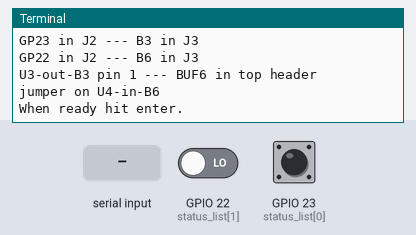
A program run on a simulated Raspberry Pi (BCM pin numbers). Shown: the last lines printed to the terminal. Inputs (shaded band) come from the test bench; at power-on: GPIO 22 (status_list[1]) LOW, GPIO 23 (status_list[0]) HIGH.

Above: at 1.2 s.
1.3 s: "1" typed at the terminal, then Enter
At 2.0 s:
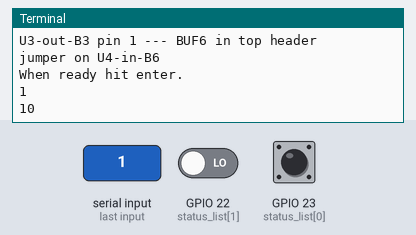
2.8 s: GPIO 22 (status_list[1]) driven HIGH
At 3.1 s:
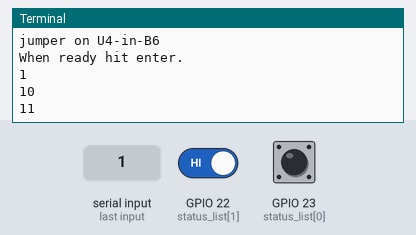
4.3 s: GPIO 23 (status_list[0]) pulled LOW for 0.15 s
At 5.0 s:
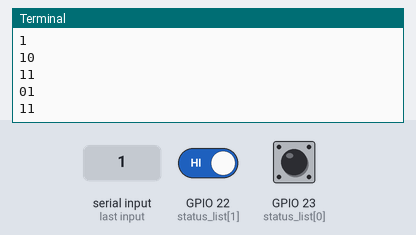
Timing chart, 0 to 7.3 s (numbered marks = the images above; inputs shaded):
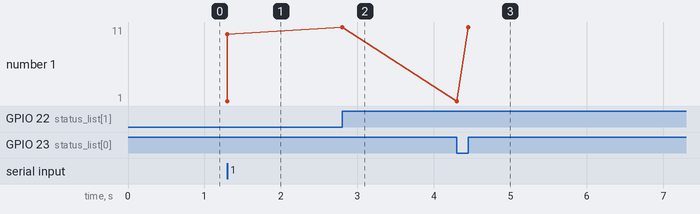

Measured:
- after the input at 1.3 s, the terminal: prints a new line at once (image 1)
- after the input at 2.8 s, the terminal: prints a new line at once (image 2)
- after the input at 4.3 s, the terminal: prints a new line at once (image 3)
- plotted number 1: 10 → 11 after the input at 2.8 s

The program:

butled-wp.py
```python
#!/usr/bin/env python2.7
# Python 2.7 version by Alex Eames of http://RasPi.TV
# functionally equivalent to the Gertboard butled test
# by Gert Jan van Loo & Myra VanInwegen
# Use at your own risk - I'm pretty sure the code is harmless,
# but check it yourself.
import wiringpi

wiringpi.wiringPiSetupGpio()                # initialise wiringpi
wiringpi.pinMode(22, 0)                     # set up ports for input
wiringpi.pinMode(24, 0)
wiringpi.pullUpDnControl(23, wiringpi.PUD_UP)   # set port 23 pull-up

def reset_ports():                      # resets the ports for a safe exit
    wiringpi.pinMode(22,0)              # set ports to input mode
    wiringpi.pinMode(24,0)

print "These are the connections you must make on the Gertboard for this test:"
print "GP23 in J2 --- B3 in J3"
print "GP22 in J2 --- B6 in J3"
print "U3-out-B3 pin 1 --- BUF6 in top header"
print "jumper on U4-in-B6"
raw_input("When ready hit enter.\n")

button_press = 0                          # set intial values for variables
previous_status = ''

try:
    while button_press < 20:  # read inputs constantly until 19 changes are made
        status_list = [wiringpi.digitalRead(23), wiringpi.digitalRead(22)]
        for i in range(0,2):
            if status_list[i]:
                status_list[i] = "1"
            else:
                status_list[i] = "0"
                        # dump current status values in a variable
        current_status = ''.join((status_list[0],status_list[1]))
                        # if that variable not same as last time
        if current_status != previous_status:
            print current_status                # print the results
                        # update status variable for next comparison
            previous_status = current_status
                        # increment button_press counter
            button_press += 1

except KeyboardInterrupt:               # trap a CTRL+C keyboard interrupt
    reset_ports()                       # resets GPIO ports
reset_ports()           # on finishing,reset all GPIO ports used by this program
```
